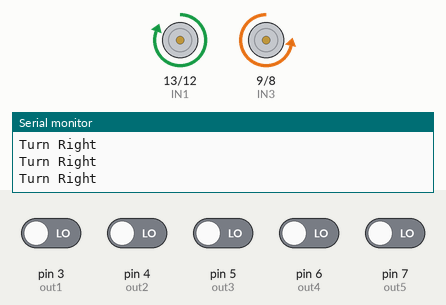
Recording of a sketch running on a simulated Arduino Uno, built with avr-gcc and run on an emulated ATmega328P. Parts: motor-driver pin pairs drawn as motors (green arrow = first pin HIGH = forward, orange = second pin HIGH = backward, longer = more drive, scaled by the enable pin), the last lines printed to the serial monitor. Inputs (shaded band) come from the test bench; at power-on: pin 3 (out1), pin 4 (out2), pin 5 (out3), pin 6 (out4), pin 7 (out5) LOW.

Above: at 1.2 s.
1.3 s: pin 7 (out5) driven HIGH
At 2.5 s:
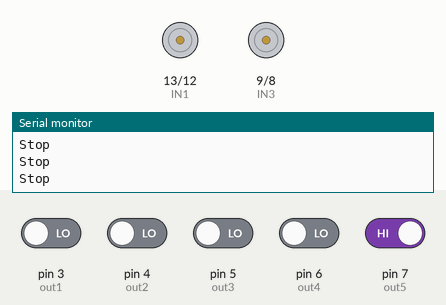
2.8 s: pin 3 (out1) driven HIGH
At 4.0 s:
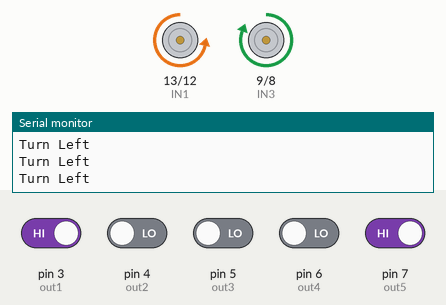
4.3 s: pin 3 (out1) driven LOW
At 5.1 s:
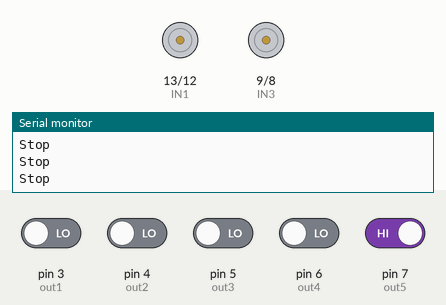
5.8 s: pin 6 (out4) driven HIGH
At 6.6 s:
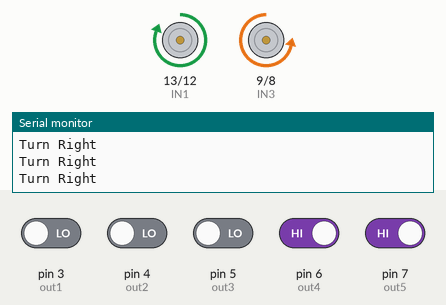
7.3 s: pin 6 (out4) driven LOW
At 8.8 s:
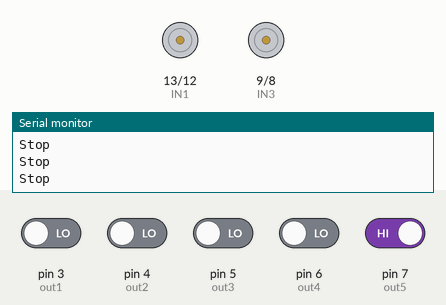
10.3 s: pin 7 (out5) driven LOW
At 11.3 s:
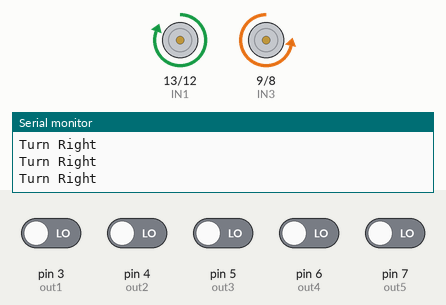
Timing chart, 0 to 12.8 s (numbered marks = the images above; inputs shaded):
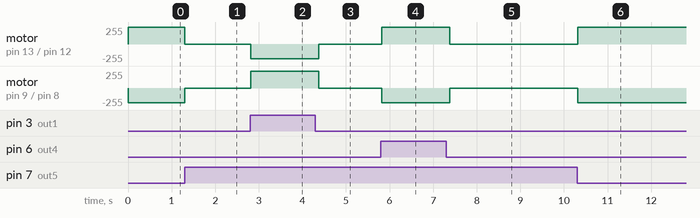

The sketch:

sketch_apr01c.ino
```cpp
#define IN1 13
#define IN2 12
#define ENA 11
#define ENB 10
#define IN3 9
#define IN4 8
#define out5 7
#define out4 6
#define out3 5
#define out2 4
#define out1 3
#define SPEEDFW 255
#define SPEEDBW 255

void setup()
{
  Serial.begin(9600);
  pinMode(IN1, OUTPUT);
  pinMode(IN2, OUTPUT);
  pinMode(ENA, OUTPUT);
  pinMode(ENB, OUTPUT);
  pinMode(IN3, OUTPUT);
  pinMode(IN4, OUTPUT);
  pinMode(out5, INPUT);
  pinMode(out4, INPUT);
  pinMode(out3, INPUT);
  pinMode(out2, INPUT);
  pinMode(out1, INPUT);
}

void loop() {
  int S1 = digitalRead(out1);
  int S2 = digitalRead(out2);
  int S3 = digitalRead(out3);
  int S4 = digitalRead(out4);
  int S5 = digitalRead(out5);

  if (S1 == 1 && S2 == 1 && S3 == 0 && S4 == 1 && S5 == 1) {
    Backward();
  } else if (S1 == 1 && S2 == 1 && S3 == 1 && S4 == 1 && S5 == 1) {
    Forward();
  } else if ((S1 == 1 && S2 == 1 && S3 == 1 && S4 == 0 && S5 == 1) ||
             (S1 == 1 && S2 == 1 && S3 == 0 && S4 == 0 && S5 == 1) ||
             (S1 == 1 && S2 == 0 && S3 == 0 && S4 == 0 && S5 == 1)) {
    TurnLeft();
  } else if ((S1 == 0 && S2 == 0 && S3 == 0 && S4 == 1 && S5 == 1) ||
             (S1 == 0 && S2 == 0 && S3 == 1 && S4 == 1 && S5 == 1) ||
             (S1 == 0 && S2 == 1 && S3 == 1 && S4 == 1 && S5 == 1) ||
             (S1 == 0 && S2 == 1 && S3 == 0 && S4 == 1 && S5 == 1) ||
             (S1 == 0 && S2 == 0 && S3 == 0 && S4 == 0 && S5 == 0)) {
    TurnRight();
  } else if (S1 == 0 && S2 == 0 && S3 == 0 && S4 == 0 && S5 == 1) {
    Stop();
  }
}

void TurnLeft(){
  Serial.println("Turn Left");
  analogWrite(ENA, 220);
  digitalWrite(IN1, LOW);
  digitalWrite(IN2, HIGH);
  analogWrite(ENB, SPEEDFW);
  digitalWrite(IN3, HIGH);
  digitalWrite(IN4, LOW);
  delay(130);
}

void TurnRight(){
  Serial.println("Turn Right");
  analogWrite(ENA, SPEEDFW);
  digitalWrite(IN1, HIGH);
  digitalWrite(IN2, LOW);
  analogWrite(ENB, 220);
  digitalWrite(IN3, LOW);
  digitalWrite(IN4, HIGH);
  delay(130);
}

void Stop() {
  Serial.println("Stop");
  analogWrite(ENA, SPEEDFW);
  digitalWrite(IN1, LOW);
  digitalWrite(IN2, LOW);
  analogWrite(ENB, SPEEDFW);
  digitalWrite(IN3, LOW);
  digitalWrite(IN4, LOW);
}

void Forward() {
  Serial.println("Forward");
  analogWrite(ENA, SPEEDFW);
  digitalWrite(IN1, HIGH);
  digitalWrite(IN2, LOW);
  analogWrite(ENB, SPEEDFW);
  digitalWrite(IN3, HIGH);
  digitalWrite(IN4, LOW);
}

void Backward() {
  Serial.println("Backward");
  analogWrite(ENA, SPEEDFW);
  digitalWrite(IN1, LOW);
  digitalWrite(IN2, HIGH);
  analogWrite(ENB, SPEEDFW);
  digitalWrite(IN3, LOW);
  digitalWrite(IN4, HIGH);
  delay(430);
}
```

Measured:
- after the input at 1.3 s, motor on pin 13 (IN1) / pin 12 (IN2): forward 255/255 → stopped at once; motor on pin 9 (IN3) / pin 8 (IN4): backward 220/255 → stopped at once
- after the input at 2.8 s, motor on pin 13 (IN1) / pin 12 (IN2): stopped → backward 220/255 at once; motor on pin 9 (IN3) / pin 8 (IN4): stopped → forward 255/255 at once
- after the input at 4.3 s, motor on pin 13 (IN1) / pin 12 (IN2): backward 220/255 → stopped after 0.07 s; motor on pin 9 (IN3) / pin 8 (IN4): forward 255/255 → stopped after 0.07 s
- after the input at 5.8 s, motor on pin 13 (IN1) / pin 12 (IN2): stopped → forward 255/255 at once; motor on pin 9 (IN3) / pin 8 (IN4): stopped → backward 220/255 at once
- after the input at 7.3 s, motor on pin 13 (IN1) / pin 12 (IN2): forward 255/255 → stopped after 0.08 s; motor on pin 9 (IN3) / pin 8 (IN4): backward 220/255 → stopped after 0.08 s
- after the input at 10.3 s, motor on pin 13 (IN1) / pin 12 (IN2): stopped → forward 255/255 at once; motor on pin 9 (IN3) / pin 8 (IN4): stopped → backward 220/255 at once
